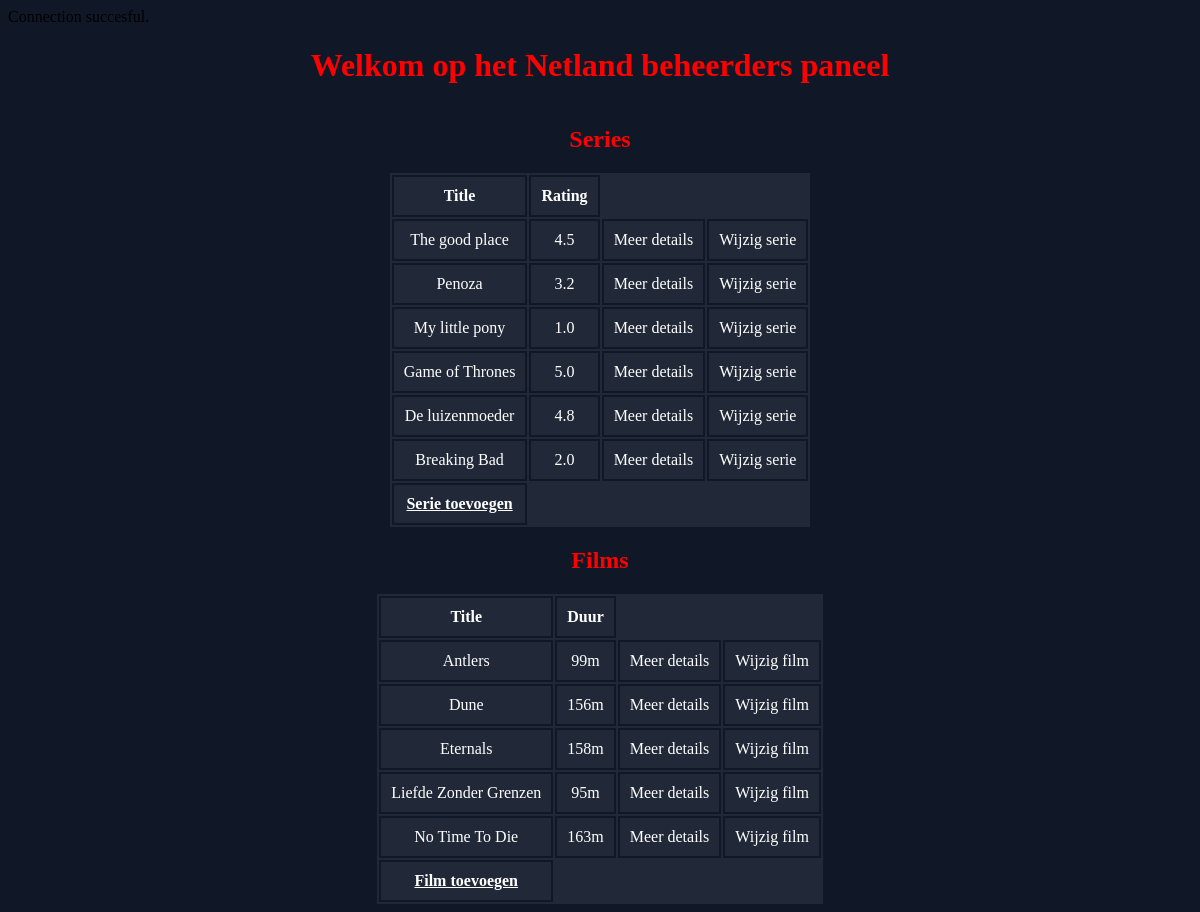
The page /index.php?series_column=title&series_order=desc&films_column=titel&films_order=ASC on the database its author committed.
### tables this page shows
CREATE TABLE `series` (
	id MEDIUMINT NOT NULL AUTO_INCREMENT PRIMARY KEY,
    title VARCHAR(100) NOT NULL,
    rating DECIMAL(2,1) NULL,
    description TEXT NOT NULL,
    has_won_awards BIT NOT NULL,
    seasons INT NOT NULL,
    country ENUM('NL', 'UK') NOT NULL,
    language ENUM('NL', 'EN') NOT NULL
);

CREATE TABLE films (
    ID INT NOT NULL AUTO_INCREMENT PRIMARY KEY,
    titel varchar(255) NOT NULL,
    duur varchar(255) NOT NULL,
    datumuitkomst date,
    landuitkomst varchar(255),
    omschrijving varchar(255) NOT NULL,
    idtrailer varchar(255) NOT NULL);

### index.php (the view, shortened to what this page needs)
<?php
$host = 'localhost';
$db   = 'netland';
$user = 'bit_academy';
$pass = 'bit_academy';
$charset = 'utf8mb4';
$dsn = "mysql:host=$host;dbname=$db;charset=$charset";
$options = [
	PDO::ATTR_ERRMODE            => PDO::ERRMODE_EXCEPTION,
	PDO::ATTR_DEFAULT_FETCH_MODE => PDO::FETCH_ASSOC,
	PDO::ATTR_EMULATE_PREPARES   => false,
];
try {
	$pdo = new PDO($dsn, $user, $pass, $options);
	$series_columns = array('title', 'rating');
	if (isset($_GET['series_column']) && in_array($_GET['series_column'], $series_columns)) {
		$series_column =  $_GET['series_column'];
	} else {
		$series_column = $series_columns[0];
	}
	$series_sort_order = isset($_GET['series_order']) && strtolower($_GET['series_order']) == 'desc' ? 'DESC' : 'ASC';
	$series_result = $pdo->query('SELECT * FROM series ORDER BY ' .  $series_column . ' ' . $series_sort_order);
	$series_asc_or_desc = $series_sort_order == 'ASC' ? 'desc' : 'asc';
	$films_columns = array('titel', 'duur');
	if (isset($_GET['films_column']) && in_array($_GET['films_column'], $films_columns)) {
		$films_column =  $_GET['films_column'];
	} else {
		$films_column = $films_columns[0];
	}
	$films_sort_order = isset($_GET['films_order']) && strtolower($_GET['films_order']) == 'desc' ? 'DESC' : 'ASC';
	$films_result = $pdo->query('SELECT * FROM films ORDER BY ' .  $films_column . ' ' . $films_sort_order);
	$films_asc_or_desc = $films_sort_order == 'ASC' ? 'desc' : 'asc';
} catch (PDOException $e) {
	throw new PDOException($e->getMessage(), (int)$e->getCode());
}
?>
<!DOCTYPE html>
<html>
<head>
	<link rel="stylesheet" href="style.css">
</head>
<body>
	<div class="container">
		<h1>Welkom op het Netland beheerders paneel</h1>
		<h2>Series</h2>
		<table>
			<tr>
				<th><a href="index.php?series_column=title&series_order=<?= $series_asc_or_desc; ?>&films_column=<?= $films_column; ?>&films_order=<?= $films_sort_order; ?>">Title</a></th>
				<th><a href="index.php?series_column=rating&series_order=<?= $series_asc_or_desc; ?>&films_column=<?= $films_column; ?>&films_order=<?= $films_sort_order; ?>">Rating</a></th>
			</tr>
			<?php while ($series_row = $series_result->fetch()) { ?>
				<tr>
					<td><?php echo $series_row['title']; ?></td>
					<td><?php echo $series_row['rating']; ?></td>
					<td><a href="series.php?ID=<?php echo $series_row['id'] ?>">Meer details<a></td>
					<td><a href="edit_serie.php?ID=<?php echo $series_row['id'] ?>">Wijzig serie<a></td>
				</tr>
			<?php } ?>
			<tr>
				<td><strong><u><a href="add_serie.php">Serie toevoegen<a></u></strong></td>
			</tr>
		</table>
		<h2>Films</h2>
		<table>
			<tr>
				<th><a href="index.php?films_column=titel&films_order=<?= $films_asc_or_desc; ?>&series_column=<?= $series_column; ?>&series_order=<?= $series_sort_order; ?>">Title</a></th>
				<th><a href="index.php?films_column=duur&films_order=<?= $films_asc_or_desc; ?>&series_column=<?= $series_column; ?>&series_order=<?= $series_sort_order; ?>">Duur</a></th>
			</tr>
			<?php while ($films_row = $films_result->fetch()) { ?>
				<tr>
					<td><?php echo $films_row['titel']; ?></td>
					<td><?php echo $films_row['duur']; ?></td>
					<td><a href="films.php?ID=<?php echo $films_row['ID'] ?>">Meer details<a></td>
					<td><a href="edit_film.php?ID=<?php echo $films_row['ID'] ?>">Wijzig film<a></td>
				</tr>
			<?php } ?>
			<td><strong><u><a href="add_film.php">Film toevoegen<a></u></strong></td>
		</table>
	</div>
</body>
</html>

### style.css (style rules this page uses)
body { background-color: #101828; }
h1,h2 { color: red; }
a { color: white; text-decoration: none; }
.container { display: flex; flex-direction: column; justify-content: center; align-items: center; }
table { color: rgb(255, 255, 255); text-align: center; background-color: #212938; }
th, td { padding: 10px; border: #101828 solid 2px; }

### rows shown on the page
series: title "The good place", rating "4.5"
series: title "Penoza", rating "3.2"
series: title "My little pony", rating "1.0"
series: title "Game of Thrones", rating "5.0"
series: title "De luizenmoeder", rating "4.8"
series: title "Breaking Bad", rating "2.0"
films: titel "Antlers", duur "99m"
films: titel "Dune", duur "156m"
films: titel "Eternals", duur "158m"
films: titel "Liefde Zonder Grenzen", duur "95m"
films: titel "No Time To Die", duur "163m"
